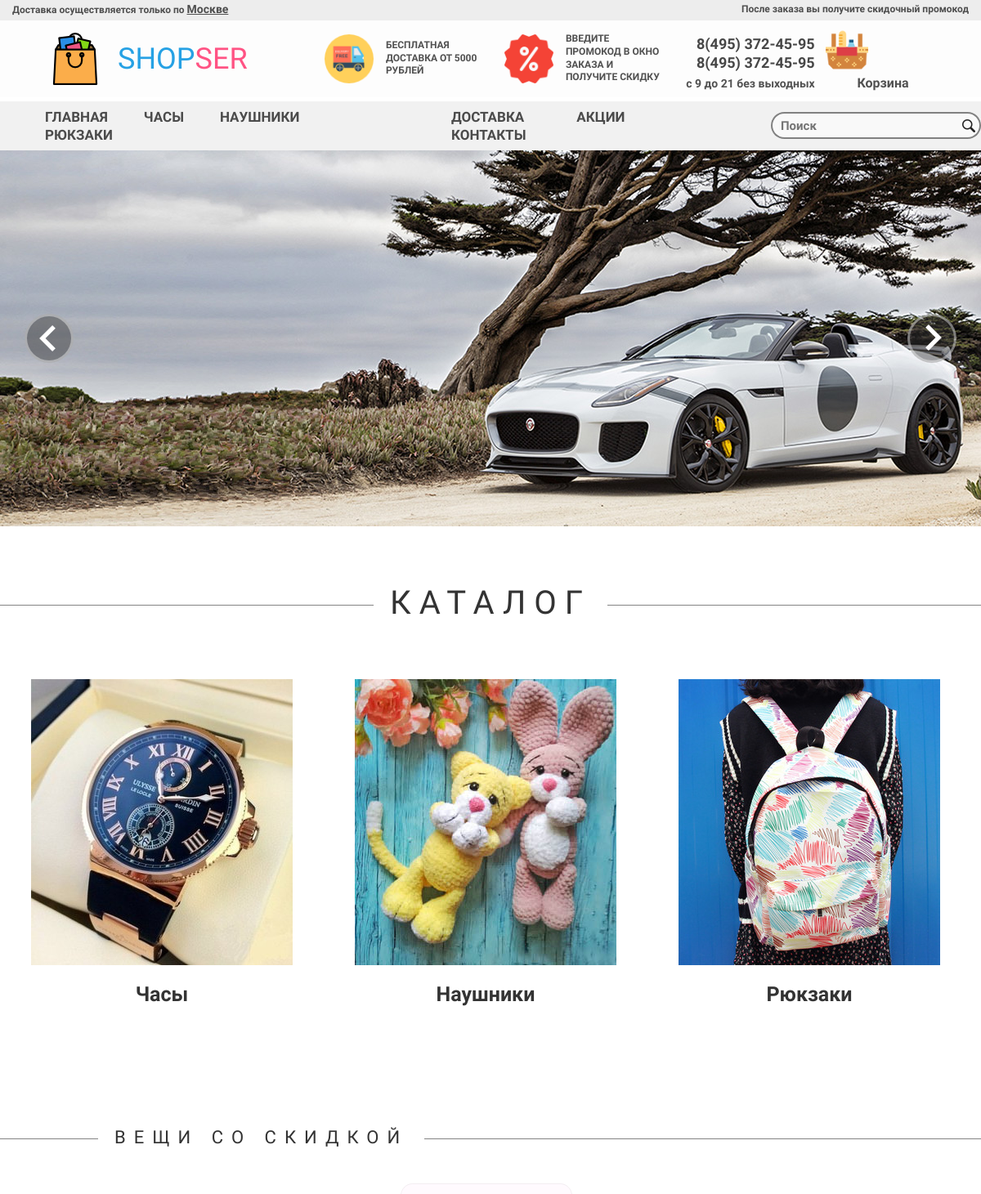
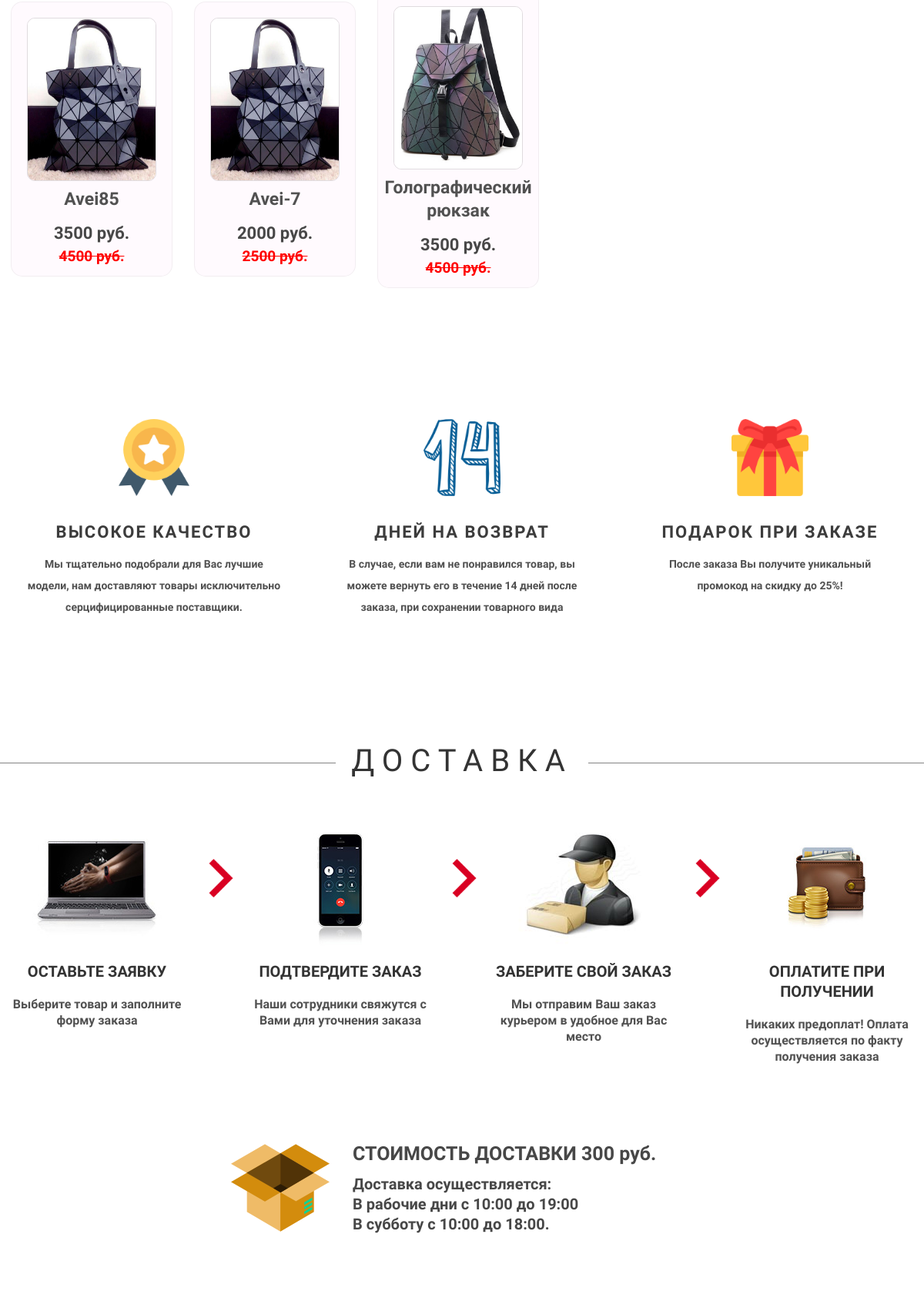
The page /controllers/main_page.php (upper part) on the database its author committed (2 pictures, top to bottom).
### tables this page shows
CREATE TABLE `categories` (
  `category_id` int(11) NOT NULL,
  `title` varchar(64) NOT NULL,
  `status` varchar(16) NOT NULL
);

CREATE TABLE `products` (
  `product_id` int(11) NOT NULL,
  `title` varchar(255) NOT NULL,
  `cost` int(11) NOT NULL,
  `old_cost` int(11) DEFAULT NULL,
  `img` varchar(255) NOT NULL,
  `category_id` int(11) NOT NULL
);

### controllers/main_page.php (called while the page is built, shortened)
<?php
require_once '../models/category.php';
$categories = Category::getAll();
require_once '../models/product.php';
$data_products = Product::getAll();
$products = $data_products['products'];
require_once '../views/main_page.php';

### models/category.php (called while the page is built, shortened)
<?php
require_once '../php/db.php';
class Category
{
    public function __construct($id)
    {
        global $mysqli;
        $query = "SELECT category_id, title, status FROM categories WHERE category_id=$id";
        $result = $mysqli->query($query);
        $category_data = $result->fetch_assoc();
        $this->id = $category_data['category_id'];
        $this->title = $category_data['title'];
        $this->status = $category_data['status'];
    }
    public static function getAll()
    {
        global $mysqli;
        $query = "SELECT category_id FROM categories";
        $result = $mysqli->query($query);
        $categories = [];
        while ($category_data = $result->fetch_assoc()) {
            $categories[] = new self($category_data['category_id']);
        }
        return $categories;
    }
}

### models/product.php (called while the page is built, shortened)
<?php
require_once '../php/db.php';
class Product
{
    public static $limit_products = 12;
    public function __construct($id)
    {
        global $mysqli;
        $query = "SELECT product_id, title, cost, old_cost, img, category_id FROM products WHERE product_id=$id";
        $result = $mysqli->query($query);
        if ($result->num_rows > 0) {
            $product_data = $result->fetch_assoc();
            $this->id = $product_data['product_id'];
            $this->title = $product_data['title'];
            $this->cost = $product_data['cost'];
            $this->old_cost = $product_data['old_cost'];
            $this->img = $product_data['img'];
        }
    }
    public static function getAll($category_id = false, $sort = false, $page = false)
    {
        global $mysqli;
        $conditions = "";
        $tables = "products p";
        $query = "SELECT COUNT(*) as count FROM $tables WHERE 1 $conditions";
        $result = $mysqli->query($query);
        $count_data = $result->fetch_assoc();
        if ($page !== false){
            --$page;
            $limit = " LIMIT " . ($page * self::$limit_products) . ", " . self::$limit_products;
        } else {
            $limit = "";
        }
        $query = "SELECT p.product_id FROM $tables WHERE 1 $conditions $limit";
        $result = $mysqli->query($query);
        $products = [];
        while ($product_data = $result->fetch_assoc()) {
            $products[] = new self($product_data['product_id']);
        }
        return [
            'products' => $products,
            'count' => $count_data['count']
        ];
    }
}

### views/main_page.php (the view, shortened to what this page needs)
<?php include('../controllers/header.php') ?>
        <div class="slider-box">
            <div class="slider">
                <div class="slider-item-1"></div>
            </div>
            <button class="next"><img src="../icon/arrow.png"></button>
            <button class="prev"><img src="../icon/arrow.png"></button>
        </div>
        <div class="middle-catalog">
            <div class="middle-zag">
                <span>КАТАЛОГ</span>
            </div>
            <div class="inner-wrapper">
               <div class="catalog-choice">
                   <?php
                        foreach ($categories as $category){
                            if ($category->status === 'active'){
                            echo
                            '
                                <div class="catalog-choice-item">
                                    <a href="../controllers/catalog.php?category_id='.$category->id.'" style="background: url(../pics/category/'.$category->title.'.jpg);"><div class="catalog-choice-item-back"></div></a>
                                    <p>'.$category->title.'</p>
                                </div>
                            ';
                            }
                        }
                   ?>
                </div>
                <div class="offers" id="sale-offers">
                    <div class="middle-zag">
                        <span>ВЕЩИ СО СКИДКОЙ</span>
                    </div>
                    <div class="sale-slider-box">
                        <div class="sale-box">
                            <div class="sale-slider">
                                <?php
                                foreach ($products as $product) {
                                    if ($product->old_cost !== '0'){
                                        echo
                                        '
                                        <div class="slider-item">
                                            <a href="../controllers/product.php?product_id='.$product->id.'">
                                                <img src="../pics/tovar/'.$product->img.'/'.$product->img.'1.jpg">
                                                <div class="slider-i-desc">
                                                    <p>'.$product->title.'</p>
                                                </div>
                                                <div class="slider-i-cost">
                                                    <p class="s-i-c-new">'.$product->cost.' руб.</p>
                                                    <p class="s-i-c-old">'.$product->old_cost.' руб.</p>
                                                </div>
                                            </a>
                                        </div>
                                        ';
                                    }
                                }
                                ?>
                            </div>
                        </div>
                    </div>
            </div>
                 <div class="advantages">
                     <div class="advantages-item">
                         <img src="../icon/medal.png">
                         <h3>Высокое качество</h3>
                         <p>Мы тщательно подобрали для Вас лучшие модели, нам доставляют товары исключительно серцифицированные поставщики.</p>
                     </div>
                     <div class="advantages-item">
                        <img src="../icon/valentines-day-date.png">
                         <h3>Дней на возврат</h3>
                         <p>В случае, если вам не понравился товар, вы можете вернуть его в течение 14 дней после заказа, при сохранении товарного вида</p>
                     </div>
                     <div class="advantages-item">
                         <img src="../icon/giftbox.png">
                         <h3>Подарок при заказе</h3>
                         <p>После заказа Вы получите уникальный промокод на скидку до 25%!</p>
                     </div>
                </div>
                <div class="middle-zag">
                    <span id="delivery-target">ДОСТАВКА</span>
                </div>
                <div class="delivery">
                    <div class="delivery-item delivery-item-before">
                        <img src="../icon/d1.jpg">
                        <h3>ОСТАВЬТЕ ЗАЯВКУ</h3>
                        <p>Выберите товар и заполните форму заказа</p>
                    </div>
                    <div class="delivery-item delivery-item-before">
                        <img src="../icon/d2.jpg">
                        <h3>ПОДТВЕРДИТЕ ЗАКАЗ</h3>
                        <p>Наши сотрудники свяжутся с Вами для уточнения заказа</p>
                    </div>
                    <div class="delivery-item delivery-item-before">
                        <img src="../icon/d3.jpg">
                        <h3>ЗАБЕРИТЕ СВОЙ ЗАКАЗ</h3>
                        <p>Мы отправим Ваш заказ курьером в удобное для Вас место</p>
                    </div>
                    <div class="delivery-item">
                        <img src="../icon/d4.jpg">
                        <h3>ОПЛАТИТЕ ПРИ ПОЛУЧЕНИИ</h3>
                        <p>Никаких предоплат! Оплата осуществляется по факту получения заказа</p>
                    </div>
                </div>
                <div class="delivery-more">
                    <img src="../icon/package.png">
                    <div class="delivery-more-text">
                        <p class="delivery-more-text-zag">СТОИМОСТЬ ДОСТАВКИ 300 руб.</p>
                        <p>Доставка осуществляется:
                        <br>В рабочие дни с 10:00 до 19:00
                        <br>В субботу с 10:00 до 18:00.</p>
                    </div>
                </div>
            </div>
        </div>
<?php include('../templates/footer.php')?>

### rows shown on the page
categories: title (picture), title "Часы"
categories: title (picture), title "Наушники"
categories: title (picture), title "Рюкзаки"
products: img (picture), title "Avei85", cost "3500", old_cost "4500"
products: img (picture), title "Avei-7", cost "2000", old_cost "2500"
products: img (picture), title "Голографический рюкзак", cost "3500", old_cost "4500"
